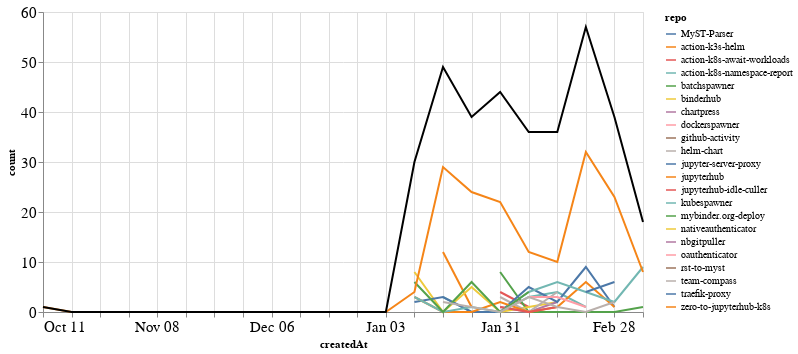

Notebook code for this chart:
### Markdown cell above
### Comments

### Code cell
comments_time = comments.groupby('repo').resample('W', on='createdAt').count()['author'].reset_index()
comments_time = comments_time.rename(columns={'author': 'count'})
comments_time_total = comments_time.groupby('createdAt').agg({"count": "sum"}).reset_index()
ch1 = alt.Chart(comments_time, width=600).mark_line().encode(
    x='createdAt',
    y='count',
    color='repo',
    tooltip="repo"
)

ch2 = alt.Chart(comments_time_total, width=600).mark_line(color="black").encode(
    x='createdAt',
    y='count',
)

ch1 + ch2

### Figure 1 — Vega-Lite specification as saved in the notebook (floating-point values rounded to 4 significant figures)
{"config": {"axisLeft": {"labelFontSize": 15}, "axisBottom": {"labelFontSize": 15}}, "layer": [{"data": {"name": "data-f84b61cb3fb72d0e45ec9aa4a0c045f0"}, "mark": "line", "encoding": {"color": {"type": "nominal", "field": "repo"}, "tooltip": {"type": "nominal", "field": "repo"}, "x": {"type": "temporal", "field": "createdAt"}, "y": {"type": "quantitative", "field": "count"}}, "width": 600}, {"data": {"name": "data-01fbfb2df4569808cdb07c8f1141d0ff"}, "mark": {"type": "line", "color": "black"}, "encoding": {"x": {"type": "temporal", "field": "createdAt"}, "y": {"type": "quantitative", "field": "count"}}, "width": 600}], "$schema": "https://vega.github.io/schema/vega-lite/v4.8.1.json", "datasets": {"data-f84b61cb3fb72d0e45ec9aa4a0c045f0": [{"repo": "MyST-Parser", "createdAt": "2021-01-24T00:00:00", "count": 1}, {"repo": "action-k3s-helm", "createdAt": "2021-01-17T00:00:00", "count": 12}, {"repo": "action-k3s-helm", "createdAt": "2021-01-24T00:00:00", "count": 1}, {"repo": "action-k8s-await-workloads", "createdAt": "2021-01-31T00:00:00", "count": 4}, {"repo": "action-k8s-await-workloads", "createdAt": "2021-02-07T00:00:00", "count": 1}, {"repo": "action-k8s-namespace-report", "createdAt": "2021-01-17T00:00:00", "count": 3}, {"repo": "action-k8s-namespace-report", "createdAt": "2021-01-24T00:00:00", "count": 0}, {"repo": "action-k8s-namespace-report", "createdAt": "2021-01-31T00:00:00", "count": 0}, {"repo": "action-k8s-namespace-report", "createdAt": "2021-02-07T00:00:00", "count": 3}, {"repo": "action-k8s-namespace-report", "createdAt": "2021-02-14T00:00:00", "count": 4}, {"repo": "action-k8s-namespace-report", "createdAt": "2021-02-21T00:00:00", "count": 1}, {"repo": "batchspawner", "createdAt": "2021-01-31T00:00:00", "count": 8}, {"repo": "batchspawner", "createdAt": "2021-02-07T00:00:00", "count": 0}, {"repo": "batchspawner", "createdAt": "2021-02-14T00:00:00", "count": 0}, {"repo": "batchspawner", "createdAt": "2021-02-21T00:00:00", "count": 0}, {"repo": "batchspawner", "createdAt": "2021-02-28T00:00:00", "count": 0}, {"repo": "batchspawner", "createdAt": "2021-03-07T00:00:00", "count": 1}, {"repo": "binderhub", "createdAt": "2021-01-10T00:00:00", "count": 8}, {"repo": "binderhub", "createdAt": "2021-01-17T00:00:00", "count": 0}, {"repo": "binderhub", "createdAt": "2021-01-24T00:00:00", "count": 5}, {"repo": "binderhub", "createdAt": "2021-01-31T00:00:00", "count": 0}, {"repo": "binderhub", "createdAt": "2021-02-07T00:00:00", "count": 1}, {"repo": "binderhub", "createdAt": "2021-02-14T00:00:00", "count": 2}, {"repo": "chartpress", "createdAt": "2021-01-31T00:00:00", "count": 1}, {"repo": "chartpress", "createdAt": "2021-02-07T00:00:00", "count": 0}, {"repo": "chartpress", "createdAt": "2021-02-14T00:00:00", "count": 2}, {"repo": "dockerspawner", "createdAt": "2021-02-28T00:00:00", "count": 2}, {"repo": "github-activity", "createdAt": "2021-02-28T00:00:00", "count": 2}, {"repo": "helm-chart", "createdAt": "2021-01-31T00:00:00", "count": 3}, {"repo": "helm-chart", "createdAt": "2021-02-07T00:00:00", "count": 0}, {"repo": "helm-chart", "createdAt": "2021-02-14T00:00:00", "count": 4}, {"repo": "jupyter-server-proxy", "createdAt": "2021-01-10T00:00:00", "count": 2}, {"repo": "jupyter-server-proxy", "createdAt": "2021-01-17T00:00:00", "count": 3}, {"repo": "jupyter-server-proxy", "createdAt": "2021-01-24T00:00:00", "count": 0}, {"repo": "jupyter-server-proxy", "createdAt": "2021-01-31T00:00:00", "count": 0}, {"repo": "jupyter-server-proxy", "createdAt": "2021-02-07T00:00:00", "count": 5}, {"repo": "jupyter-server-proxy", "createdAt": "2021-02-14T00:00:00", "count": 2}, {"repo": "jupyter-server-proxy", "createdAt": "2021-02-21T00:00:00", "count": 9}, {"repo": "jupyter-server-proxy", "createdAt": "2021-02-28T00:00:00", "count": 1}, {"repo": "jupyterhub", "createdAt": "2021-01-10T00:00:00", "count": 3}, {"repo": "jupyterhub", "createdAt": "2021-01-17T00:00:00", "count": 0}, {"repo": "jupyterhub", "createdAt": "2021-01-24T00:00:00", "count": 0}, {"repo": "jupyterhub", "createdAt": "2021-01-31T00:00:00", "count": 2}, {"repo": "jupyterhub", "createdAt": "2021-02-07T00:00:00", "count": 0}, {"repo": "jupyterhub", "createdAt": "2021-02-14T00:00:00", "count": 1}, {"repo": "jupyterhub", "createdAt": "2021-02-21T00:00:00", "count": 6}, {"repo": "jupyterhub", "createdAt": "2021-02-28T00:00:00", "count": 1}, {"repo": "jupyterhub-idle-culler", "createdAt": "2021-01-31T00:00:00", "count": 1}, {"repo": "jupyterhub-idle-culler", "createdAt": "2021-02-07T00:00:00", "count": 0}, {"repo": "jupyterhub-idle-culler", "createdAt": "2021-02-14T00:00:00", "count": 1}, {"repo": "kubespawner", "createdAt": "2021-01-10T00:00:00", "count": 3}, {"repo": "kubespawner", "createdAt": "2021-01-17T00:00:00", "count": 0}, {"repo": "kubespawner", "createdAt": "2021-01-24T00:00:00", "count": 1}, {"repo": "kubespawner", "createdAt": "2021-01-31T00:00:00", "count": 0}, {"repo": "kubespawner", "createdAt": "2021-02-07T00:00:00", "count": 4}, {"repo": "kubespawner", "createdAt": "2021-02-14T00:00:00", "count": 6}, {"repo": "kubespawner", "createdAt": "2021-02-21T00:00:00", "count": 4}, {"repo": "kubespawner", "createdAt": "2021-02-28T00:00:00", "count": 2}, {"repo": "kubespawner", "createdAt": "2021-03-07T00:00:00", "count": 9}, {"repo": "mybinder.org-deploy", "createdAt": "2021-01-10T00:00:00", "count": 6}, {"repo": "mybinder.org-deploy", "createdAt": "2021-01-17T00:00:00", "count": 0}, {"repo": "mybinder.org-deploy", "createdAt": "2021-01-24T00:00:00", "count": 6}, {"repo": "mybinder.org-deploy", "createdAt": "2021-01-31T00:00:00", "count": 0}, {"repo": "mybinder.org-deploy", "createdAt": "2021-02-07T00:00:00", "count": 4}, {"repo": "nativeauthenticator", "createdAt": "2021-01-31T00:00:00", "count": 3}, {"repo": "nbgitpuller", "createdAt": "2021-01-10T00:00:00", "count": 3}, {"repo": "oauthenticator", "createdAt": "2021-02-07T00:00:00", "count": 3}, {"repo": "oauthenticator", "createdAt": "2021-02-14T00:00:00", "count": 3}, {"repo": "oauthenticator", "createdAt": "2021-02-21T00:00:00", "count": 1}, {"repo": "rst-to-myst", "createdAt": "2021-01-10T00:00:00", "count": 1}, {"repo": "team-compass", "createdAt": "2021-01-17T00:00:00", "count": 2}, {"repo": "team-compass", "createdAt": "2021-01-24T00:00:00", "count": 1}, {"repo": "team-compass", "createdAt": "2021-01-31T00:00:00", "count": 0}, {"repo": "team-compass", "createdAt": "2021-02-07T00:00:00", "count": 3}, {"repo": "team-compass", "createdAt": "2021-02-14T00:00:00", "count": 1}, {"repo": "team-compass", "createdAt": "2021-02-21T00:00:00", "count": 0}, {"repo": "team-compass", "createdAt": "2021-02-28T00:00:00", "count": 2}, {"repo": "traefik-proxy", "createdAt": "2021-02-21T00:00:00", "count": 4}, {"repo": "traefik-proxy", "createdAt": "2021-02-28T00:00:00", "count": 6}, {"repo": "zero-to-jupyterhub-k8s", "createdAt": "2020-10-11T00:00:00", "count": 1}, {"repo": "zero-to-jupyterhub-k8s", "createdAt": "2020-10-18T00:00:00", "count": 0}, {"repo": "zero-to-jupyterhub-k8s", "createdAt": "2020-10-25T00:00:00", "count": 0}, {"repo": "zero-to-jupyterhub-k8s", "createdAt": "2020-11-01T00:00:00", "count": 0}, {"repo": "zero-to-jupyterhub-k8s", "createdAt": "2020-11-08T00:00:00", "count": 0}, {"repo": "zero-to-jupyterhub-k8s", "createdAt": "2020-11-15T00:00:00", "count": 0}, {"repo": "zero-to-jupyterhub-k8s", "createdAt": "2020-11-22T00:00:00", "count": 0}, {"repo": "zero-to-jupyterhub-k8s", "createdAt": "2020-11-29T00:00:00", "count": 0}, {"repo": "zero-to-jupyterhub-k8s", "createdAt": "2020-12-06T00:00:00", "count": 0}, {"repo": "zero-to-jupyterhub-k8s", "createdAt": "2020-12-13T00:00:00", "count": 0}, {"repo": "zero-to-jupyterhub-k8s", "createdAt": "2020-12-20T00:00:00", "count": 0}, {"repo": "zero-to-jupyterhub-k8s", "createdAt": "2020-12-27T00:00:00", "count": 0}, {"repo": "zero-to-jupyterhub-k8s", "createdAt": "2021-01-03T00:00:00", "count": 0}, {"repo": "zero-to-jupyterhub-k8s", "createdAt": "2021-01-10T00:00:00", "count": 4}, {"repo": "zero-to-jupyterhub-k8s", "createdAt": "2021-01-17T00:00:00", "count": 29}, {"repo": "zero-to-jupyterhub-k8s", "createdAt": "2021-01-24T00:00:00", "count": 24}, {"repo": "zero-to-jupyterhub-k8s", "createdAt": "2021-01-31T00:00:00", "count": 22}, {"repo": "zero-to-jupyterhub-k8s", "createdAt": "2021-02-07T00:00:00", "count": 12}, {"repo": "zero-to-jupyterhub-k8s", "createdAt": "2021-02-14T00:00:00", "count": 10}, {"repo": "zero-to-jupyterhub-k8s", "createdAt": "2021-02-21T00:00:00", "count": 32}, {"repo": "zero-to-jupyterhub-k8s", "createdAt": "2021-02-28T00:00:00", "count": 23}, {"repo": "zero-to-jupyterhub-k8s", "createdAt": "2021-03-07T00:00:00", "count": 8}], "data-01fbfb2df4569808cdb07c8f1141d0ff": [{"createdAt": "2020-10-11T00:00:00", "count": 1}, {"createdAt": "2020-10-18T00:00:00", "count": 0}, {"createdAt": "2020-10-25T00:00:00", "count": 0}, {"createdAt": "2020-11-01T00:00:00", "count": 0}, {"createdAt": "2020-11-08T00:00:00", "count": 0}, {"createdAt": "2020-11-15T00:00:00", "count": 0}, {"createdAt": "2020-11-22T00:00:00", "count": 0}, {"createdAt": "2020-11-29T00:00:00", "count": 0}, {"createdAt": "2020-12-06T00:00:00", "count": 0}, {"createdAt": "2020-12-13T00:00:00", "count": 0}, {"createdAt": "2020-12-20T00:00:00", "count": 0}, {"createdAt": "2020-12-27T00:00:00", "count": 0}, {"createdAt": "2021-01-03T00:00:00", "count": 0}, {"createdAt": "2021-01-10T00:00:00", "count": 30}, {"createdAt": "2021-01-17T00:00:00", "count": 49}, {"createdAt": "2021-01-24T00:00:00", "count": 39}, {"createdAt": "2021-01-31T00:00:00", "count": 44}, {"createdAt": "2021-02-07T00:00:00", "count": 36}, {"createdAt": "2021-02-14T00:00:00", "count": 36}, {"createdAt": "2021-02-21T00:00:00", "count": 57}, {"createdAt": "2021-02-28T00:00:00", "count": 39}, {"createdAt": "2021-03-07T00:00:00", "count": 18}]}}
